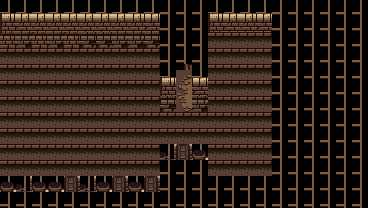

Below is a game level as drawn by its tile map, then a one-line description and the .tmx file that defines it, in full:
An orthogonal 23x13 tile map with 16x16 px tiles, 3 tile layers (background, floor, walls).

<map version="2017.05.26" orientation="orthogonal" renderorder="left-down" width="23" height="13" tilewidth="16" tileheight="16" nextobjectid="2">
 <tileset firstgid="1" name="PixelDungeon" tilewidth="16" tileheight="16" tilecount="256" columns="16">
  <image source="PixelDungeonTileset.png" width="256" height="256" />
 </tileset>
 <layer name="background" width="23" height="13">
  <data encoding="csv">
101,101,101,101,101,101,101,101,101,101,101,101,101,101,101,101,101,101,101,101,101,101,101,
101,101,101,101,101,101,101,101,101,101,101,101,101,101,101,101,101,101,101,101,101,101,101,
101,101,101,101,101,101,101,101,101,101,101,101,101,101,101,101,101,101,101,101,101,101,101,
101,101,101,101,101,101,101,101,101,101,101,101,101,101,101,101,101,101,101,101,101,101,101,
101,101,101,101,101,101,101,101,101,101,101,101,101,101,101,101,101,101,101,101,101,101,101,
101,101,101,101,101,101,101,101,101,101,101,101,101,101,101,101,101,101,101,101,101,101,101,
101,101,101,101,101,101,101,101,101,101,101,101,101,101,101,101,101,101,101,101,101,101,101,
101,101,101,101,101,101,101,101,101,101,101,101,101,101,101,101,101,101,101,101,101,101,101,
101,101,101,101,101,101,101,101,101,101,101,101,101,101,101,101,101,101,101,101,101,101,101,
101,101,101,101,101,101,101,101,101,101,101,101,101,101,101,101,101,101,101,101,101,101,101,
101,101,101,101,101,101,101,101,101,101,101,101,101,101,101,101,101,101,101,101,101,101,101,
101,101,101,101,101,101,101,101,101,101,101,101,101,101,101,101,101,101,101,101,101,101,101,
101,101,101,101,101,101,101,101,101,101,101,101,101,101,101,101,101,101,101,101,101,101,101
</data>
 </layer>
 <layer name="floor" width="23" height="13">
  <data encoding="csv">
0,0,0,0,0,0,0,0,0,0,0,0,0,0,0,0,0,0,0,0,0,0,0,
0,0,0,0,0,0,0,0,0,0,0,0,0,0,0,0,0,0,0,0,0,0,0,
33,34,33,34,33,35,35,34,34,35,0,0,0,51,51,51,51,0,0,0,0,0,0,
51,51,51,51,51,51,51,51,51,51,0,0,0,51,51,51,51,0,0,0,0,0,0,
51,51,51,51,51,51,51,51,51,51,0,0,0,51,51,51,51,0,0,0,0,0,0,
51,51,51,51,51,51,51,51,51,51,0,0,0,51,51,51,51,0,0,0,0,0,0,
51,51,51,51,51,51,51,51,51,51,35,87,34,51,51,51,51,0,0,0,0,0,0,
51,51,51,51,51,51,51,51,51,51,51,51,51,51,51,51,51,0,0,0,0,0,0,
51,51,51,51,51,51,51,51,51,51,51,51,51,51,51,51,51,0,0,0,0,0,0,
51,51,51,51,51,51,51,51,51,51,0,0,0,51,51,51,51,0,0,0,0,0,0,
51,51,51,51,51,51,51,51,51,51,0,0,0,51,51,51,51,0,0,0,0,0,0,
0,0,0,0,0,0,0,0,0,0,0,0,0,0,0,0,0,0,0,0,0,0,0,
0,0,0,0,0,0,0,0,0,0,0,0,0,0,0,0,0,0,0,0,0,0,0
</data>
 </layer>
 <layer name="walls" width="23" height="13">
  <data encoding="csv">
1,2,2,2,2,2,2,2,2,3,0,0,0,1,2,2,3,0,0,0,0,0,0,
17,18,18,18,18,18,18,18,18,19,0,0,0,17,18,18,19,0,0,0,0,0,0,
0,0,0,0,0,0,0,0,0,0,0,0,0,0,0,0,0,0,0,0,0,0,0,
0,0,0,0,0,0,0,0,0,0,0,0,0,0,0,0,0,0,0,0,0,0,0,
0,0,0,0,0,0,0,0,0,0,1,55,3,0,0,0,0,0,0,0,0,0,0,
0,0,0,0,0,0,0,0,0,0,17,71,19,0,0,0,0,0,0,0,0,0,0,
0,0,0,0,0,0,0,0,0,0,0,0,0,0,0,0,0,0,0,0,0,0,0,
0,0,0,0,0,0,0,0,0,0,0,0,0,0,0,0,0,0,0,0,0,0,0,
0,0,0,0,0,0,0,0,0,0,0,0,0,0,0,0,0,0,0,0,0,0,0,
0,0,0,0,0,0,0,0,0,0,24,25,9,0,0,0,0,0,0,0,0,0,0,
0,0,0,0,0,0,0,0,0,0,0,0,0,0,0,0,0,0,0,0,0,0,0,
9,24,9,9,25,24,9,25,9,25,0,0,0,0,0,0,0,0,0,0,0,0,0,
0,0,0,0,0,0,0,0,0,0,0,0,0,0,0,0,0,0,0,0,0,0,0
</data>
 </layer>
</map>